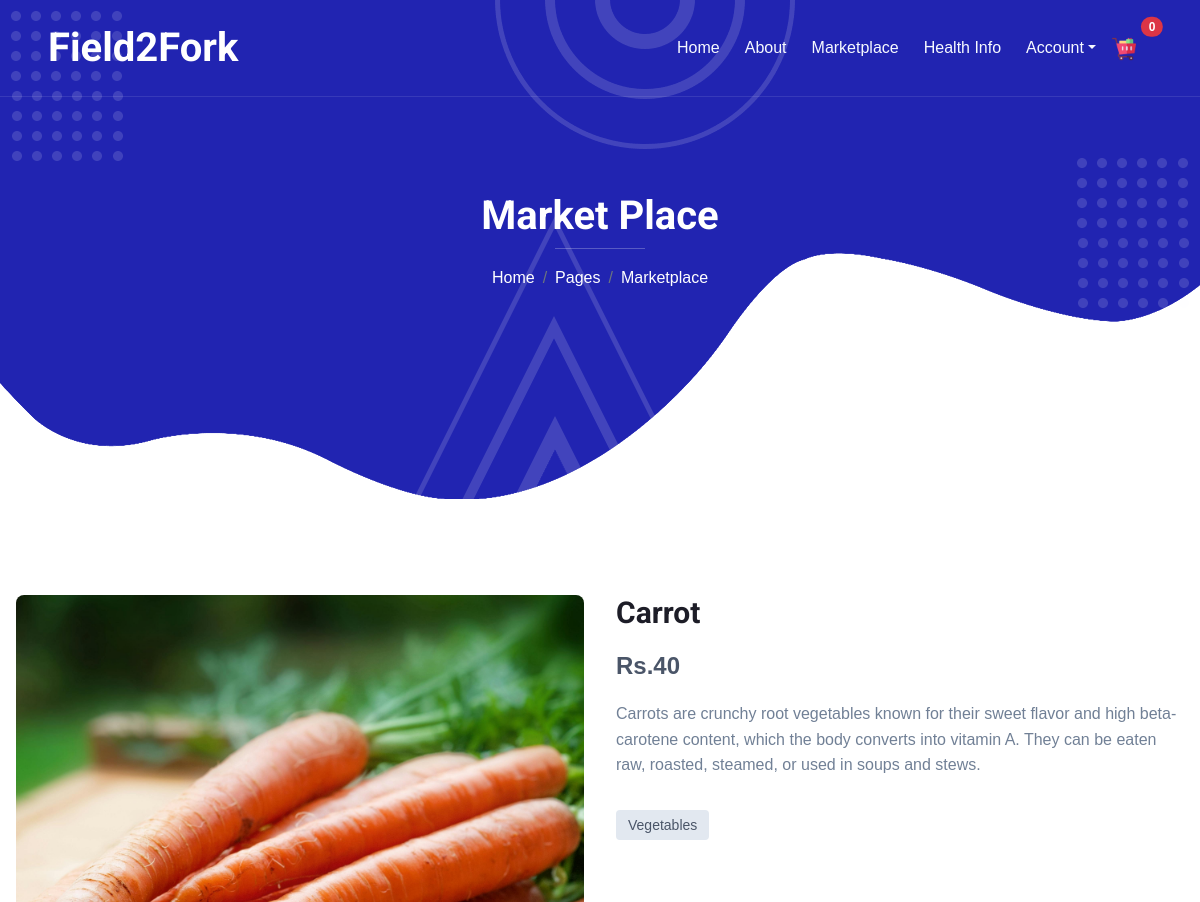
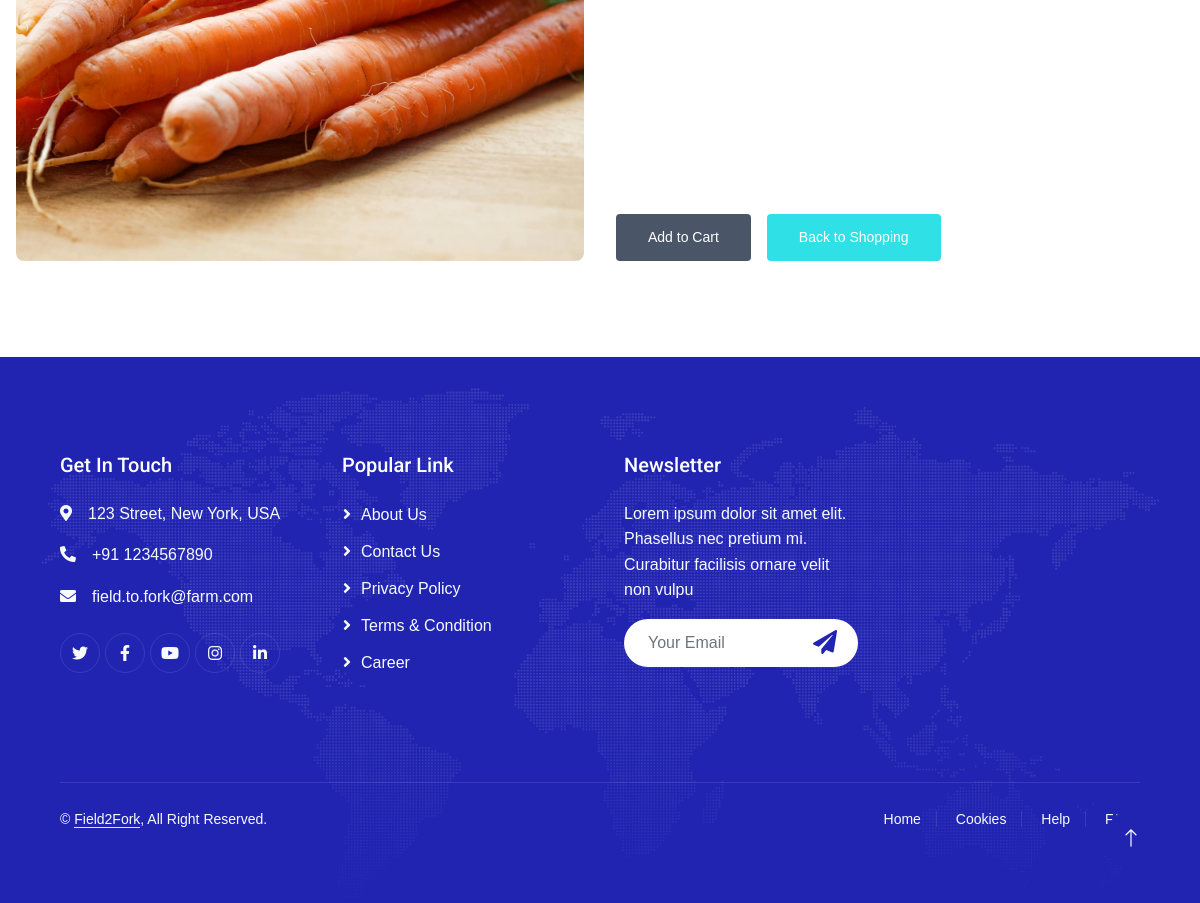
Page /market/vegetables/carrot/ on the committed database (2 pictures, top to bottom).
### store/models.py (models this page shows, shortened)
class Product(models.Model):
    product_name = models.CharField(max_length=200)
    slug = models.SlugField(max_length=200)
    description = models.TextField(blank=True,)
    price = models.IntegerField()
    image = models.ImageField(blank=True,upload_to="photo/products")
    stock = models.IntegerField()
    is_available = models.BooleanField(default=True)
    category = models.ForeignKey(Categories, on_delete=models.CASCADE)
    created_date = models.DateTimeField(auto_now_add=True,)
    modified_date = models.DateTimeField(auto_now=True)

### categories/models.py (models this page shows)
class Categories(models.Model):
    category_name = models.CharField(max_length=50, unique=True)
    slug = models.SlugField(max_length=50, unique=True)
    description = models.TextField(max_length=255, blank=True)
    cat_image = models.ImageField(upload_to='photo/categories', blank=True)
    class Meta:
        verbose_name = "Category"
        verbose_name_plural = "Categories"

### marketplace/views.py (the view)
# urls.py: path('<slug:category_slug>/<slug:product_slug>/', views.product_detail, name='product_detail'),
def product_detail(request, category_slug, product_slug):
    try:
        single_product = Product.objects.get(category__slug = category_slug, slug = product_slug)
    except Exception as e:
        raise e
    context = {
        'single_product' : single_product,
        'total_items': len(CartItem.objects.all()),
    }
    return render(request, "temp_marketplace/product_details.html",context)

### templates/temp_marketplace/product_details.html
{% extends 'temp_marketplace/base.html' %}
{% load static %}
{% block body_block %}
<link href="{% static 'marketplace/css/productStyles.css' %}" rel="stylesheet">
<div class="container">
    <div class="grid">
        <div>
            <img src="{{single_product.image.url}}" alt="Product Image" class="product-image">
        </div>
        <div class="product-info">
            <div>
                <h1 class="product-title">{{ single_product.product_name }}</h1>
                <p class="product-price">Rs.{{ single_product.price }}</p>
                <p class="product-description">
                    {{ single_product.description }}
                </p>
                <div>
                    <span class="product-category">{{ single_product.category.category_name }}</span>
                </div>
            </div>
            <div class="button-group">
                <a href="{% url 'add_to_cart' single_product.id %}">
                    <button class="add-to-cart">Add to Cart</button>
                </a>
                <button class="product-details" id="" onclick="window.location.href='{% url 'marketpage' %}'">Back to Shopping</button>
            </div>
        </div>
    </div>
</div>
{% endblock %}

### static/home/css/style.css (style rules this page uses)
:root { --primary: #2124B1; --secondary: #4777F5; --light: #F7FAFF; --dark: #1D1D27; }
h1, h2, h3, .fw-bold { font-weight: 700 !important; }

### static/marketplace/css/productStyles.css (style rules this page uses)
body { font-family: Arial, sans-serif; line-height: 1.6; margin: 0; padding: 0; }
.container { max-width: 1200px; margin: 0 auto; padding: 48px 16px; }
.grid { display: grid; grid-template-columns: 1fr; gap: 32px; }
.product-image { width: 100%; border-radius: 8px; object-fit: cover; aspect-ratio: 1 / 1; }
.product-info { display: flex; flex-direction: column; justify-content: space-between; }
.product-title { font-size: 1.875rem; font-weight: bold; margin-bottom: 16px; }
.product-price { font-size: 1.5rem; font-weight: bold; color: #4a5568; margin-top: 16px; }
.product-description { color: #718096; margin-top: 16px; }
.product-category { display: inline-block; background-color: #e2e8f0; color: #4a5568; font-size: 0.875rem; font-weight: 500; padding: 4px 12px; border-radius: 4px; margin-top: 16px; }
.button-group { display: flex; flex-direction: column; gap: 16px; margin-top: 32px; }
.add-to-cart { background-color: #4a5568; color: white; font-size: 0.875rem; font-weight: 500; padding: 12px 32px; border: none; border-radius: 4px; cursor: pointer; transition: background-color 0.3s; }
.product-details { background-color: #2fe1e7; color: white; font-size: 0.875rem; font-weight: 500; padding: 12px 32px; border: none; border-radius: 4px; cursor: pointer; transition: background-color 0.3s; }
@media (min-width: 768px) { .grid { grid-template-columns: 1fr 1fr; } }
@media (min-width: 768px) { .button-group { flex-direction: row; } }

### rows in the picture
Product: image (picture), product_name "Carrot", price "40", description "Carrots are crunchy root vegetables known for their sweet flavor and high beta-carotene content, which the body converts into vitamin A. They can be eaten raw, roasted, steamed, or used in soups and stews.", category.category_name "Vegetables"

### other values in the picture
{{ total_items }} "0"
